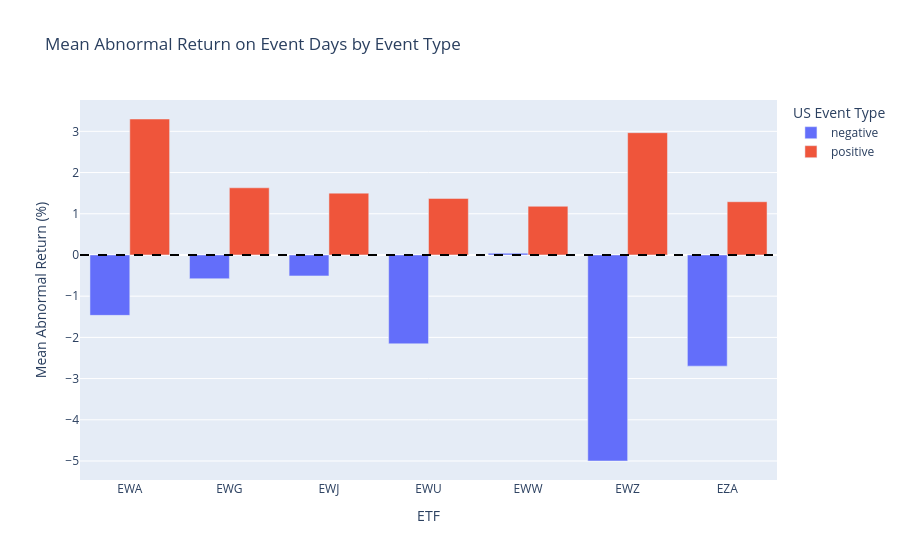

Notebook cell for this chart:
### Code cell
# t = 0 rows only
event_day_ar = (
    event_panel[event_panel['t'] == 0]
    .groupby(['ETF', 'event_type'], as_index=False)
    .agg(mean_ar=('abnormal_ret', 'mean'))
)
print(event_day_ar)

import plotly.express as px

fig_bar = px.bar(
    event_day_ar,
    x='ETF',
    y='mean_ar',
    color='event_type',
    barmode='group',
    title='Mean Abnormal Return on Event Days by Event Type',
    labels={
        'ETF': 'ETF',
        'mean_ar': 'Mean Abnormal Return (%)',
        'event_type': 'US Event Type'
    }
)
fig_bar.add_hline(y=0, line_dash='dash', line_color='black')
fig_bar.show()

### Figure 1 — Plotly figure (JSON) as saved in the notebook; plotly's stock layout.template omitted (floating-point values rounded to 4 significant figures)
{"data": [{"alignmentgroup": "True", "hovertemplate": "US Event Type=negative<br>ETF=%{x}<br>Mean Abnormal Return (%)=%{y}<extra></extra>", "legendgroup": "negative", "marker": {"color": "#636efa", "pattern": {"shape": ""}}, "name": "negative", "offsetgroup": "negative", "orientation": "v", "showlegend": true, "textposition": "auto", "type": "bar", "x": ["EWA", "EWG", "EWJ", "EWU", "EWW", "EWZ", "EZA"], "xaxis": "x", "y": [-1.465, -0.5769, -0.5086, -2.155, 0.04292, -5.0, -2.698], "yaxis": "y"}, {"alignmentgroup": "True", "hovertemplate": "US Event Type=positive<br>ETF=%{x}<br>Mean Abnormal Return (%)=%{y}<extra></extra>", "legendgroup": "positive", "marker": {"color": "#EF553B", "pattern": {"shape": ""}}, "name": "positive", "offsetgroup": "positive", "orientation": "v", "showlegend": true, "textposition": "auto", "type": "bar", "x": ["EWA", "EWG", "EWJ", "EWU", "EWW", "EWZ", "EZA"], "xaxis": "x", "y": [3.299, 1.63, 1.5, 1.372, 1.181, 2.967, 1.292], "yaxis": "y"}], "layout": {"barmode": "group", "legend": {"title": {"text": "US Event Type"}, "tracegroupgap": 0}, "shapes": [{"line": {"color": "black", "dash": "dash"}, "type": "line", "x0": 0, "x1": 1, "xref": "x domain", "y0": 0, "y1": 0, "yref": "y"}], "title": {"text": "Mean Abnormal Return on Event Days by Event Type"}, "xaxis": {"anchor": "y", "domain": [0, 1], "title": {"text": "ETF"}}, "yaxis": {"anchor": "x", "domain": [0, 1], "title": {"text": "Mean Abnormal Return (%)"}}}}
